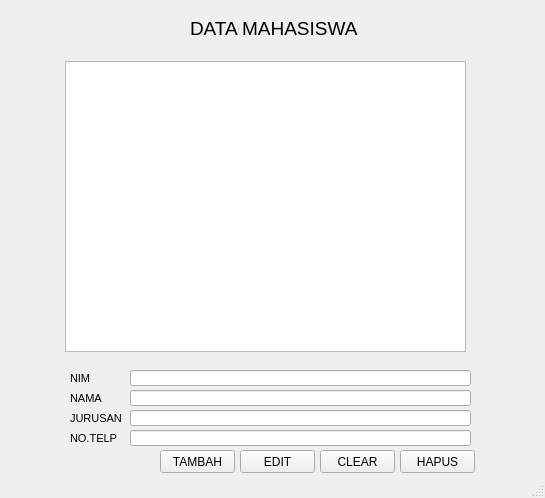
<?xml version="1.0" encoding="UTF-8"?>
<ui version="4.0">
 <class>MainWindow</class>
 <widget class="QMainWindow" name="MainWindow">
  <property name="geometry">
   <rect>
    <x>0</x>
    <y>0</y>
    <width>545</width>
    <height>498</height>
   </rect>
  </property>
  <property name="windowTitle">
   <string>MainWindow</string>
  </property>
  <widget class="QWidget" name="centralwidget">
   <widget class="QLabel" name="label">
    <property name="geometry">
     <rect>
      <x>190</x>
      <y>20</y>
      <width>181</width>
      <height>16</height>
     </rect>
    </property>
    <property name="font">
     <font>
      <family>MS Shell Dlg 2</family>
      <pointsize>14</pointsize>
      <weight>50</weight>
      <bold>false</bold>
     </font>
    </property>
    <property name="text">
     <string>DATA MAHASISWA</string>
    </property>
   </widget>
   <widget class="QLabel" name="label_2">
    <property name="geometry">
     <rect>
      <x>70</x>
      <y>370</y>
      <width>41</width>
      <height>16</height>
     </rect>
    </property>
    <property name="font">
     <font>
      <family>MS Shell Dlg 2</family>
      <pointsize>8</pointsize>
      <weight>50</weight>
      <bold>false</bold>
     </font>
    </property>
    <property name="text">
     <string>NIM</string>
    </property>
   </widget>
   <widget class="QLabel" name="label_3">
    <property name="geometry">
     <rect>
      <x>70</x>
      <y>410</y>
      <width>61</width>
      <height>16</height>
     </rect>
    </property>
    <property name="font">
     <font>
      <family>MS Shell Dlg 2</family>
      <pointsize>8</pointsize>
      <weight>50</weight>
      <bold>false</bold>
     </font>
    </property>
    <property name="text">
     <string>JURUSAN</string>
    </property>
   </widget>
   <widget class="QLabel" name="label_4">
    <property name="geometry">
     <rect>
      <x>70</x>
      <y>430</y>
      <width>51</width>
      <height>16</height>
     </rect>
    </property>
    <property name="font">
     <font>
      <family>MS Shell Dlg 2</family>
      <pointsize>8</pointsize>
      <weight>50</weight>
      <bold>false</bold>
     </font>
    </property>
    <property name="text">
     <string>NO.TELP</string>
    </property>
   </widget>
   <widget class="QLabel" name="label_5">
    <property name="geometry">
     <rect>
      <x>70</x>
      <y>390</y>
      <width>41</width>
      <height>16</height>
     </rect>
    </property>
    <property name="font">
     <font>
      <family>MS Shell Dlg 2</family>
      <pointsize>8</pointsize>
      <weight>50</weight>
      <bold>false</bold>
     </font>
    </property>
    <property name="text">
     <string>NAMA</string>
    </property>
   </widget>
   <widget class="QLineEdit" name="lineEdit">
    <property name="geometry">
     <rect>
      <x>130</x>
      <y>370</y>
      <width>341</width>
      <height>16</height>
     </rect>
    </property>
   </widget>
   <widget class="QLineEdit" name="lineEdit_2">
    <property name="geometry">
     <rect>
      <x>130</x>
      <y>390</y>
      <width>341</width>
      <height>16</height>
     </rect>
    </property>
   </widget>
   <widget class="QLineEdit" name="lineEdit_3">
    <property name="geometry">
     <rect>
      <x>130</x>
      <y>410</y>
      <width>341</width>
      <height>16</height>
     </rect>
    </property>
   </widget>
   <widget class="QLineEdit" name="lineEdit_4">
    <property name="geometry">
     <rect>
      <x>130</x>
      <y>430</y>
      <width>341</width>
      <height>16</height>
     </rect>
    </property>
   </widget>
   <widget class="QPushButton" name="pushButton">
    <property name="geometry">
     <rect>
      <x>400</x>
      <y>450</y>
      <width>75</width>
      <height>23</height>
     </rect>
    </property>
    <property name="text">
     <string>HAPUS</string>
    </property>
   </widget>
   <widget class="QPushButton" name="pushButton_2">
    <property name="geometry">
     <rect>
      <x>320</x>
      <y>450</y>
      <width>75</width>
      <height>23</height>
     </rect>
    </property>
    <property name="text">
     <string>CLEAR</string>
    </property>
   </widget>
   <widget class="QPushButton" name="pushButton_3">
    <property name="geometry">
     <rect>
      <x>240</x>
      <y>450</y>
      <width>75</width>
      <height>23</height>
     </rect>
    </property>
    <property name="text">
     <string>EDIT</string>
    </property>
   </widget>
   <widget class="QPushButton" name="pushButton_4">
    <property name="geometry">
     <rect>
      <x>160</x>
      <y>450</y>
      <width>75</width>
      <height>23</height>
     </rect>
    </property>
    <property name="text">
     <string>TAMBAH</string>
    </property>
   </widget>
   <widget class="QTableView" name="tableView">
    <property name="geometry">
     <rect>
      <x>65</x>
      <y>61</y>
      <width>401</width>
      <height>291</height>
     </rect>
    </property>
   </widget>
  </widget>
  <widget class="QStatusBar" name="statusbar"/>
 </widget>
 <resources/>
 <connections/>
</ui>
